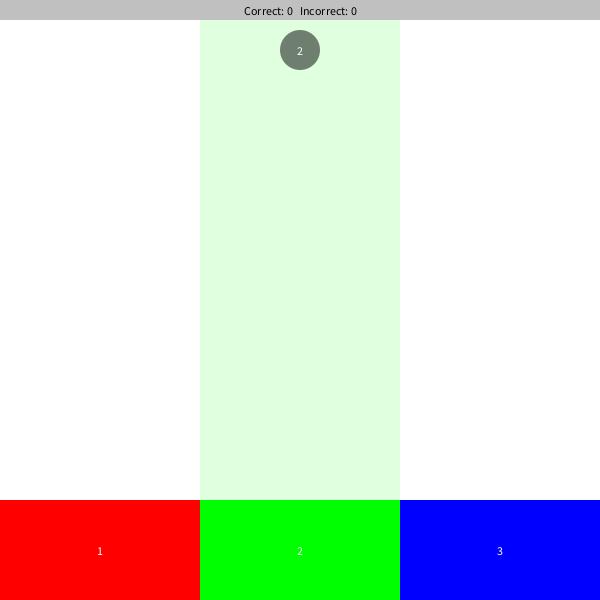
Frame 1 (no input)
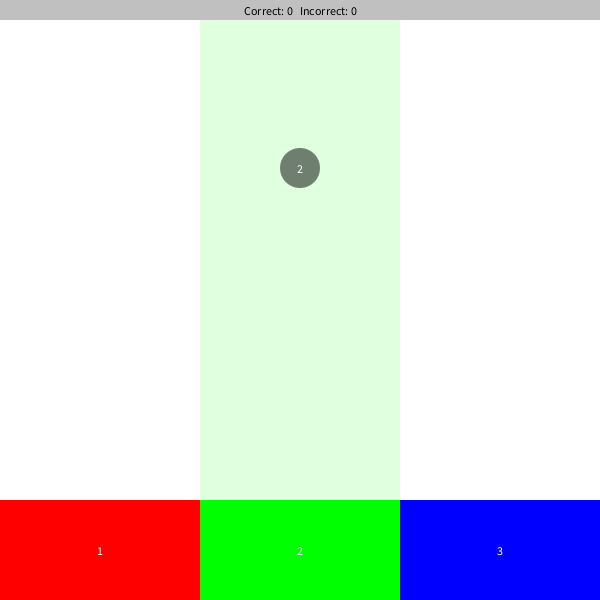
Frame 60 (the mouse pressed at the canvas centre just before this capture)
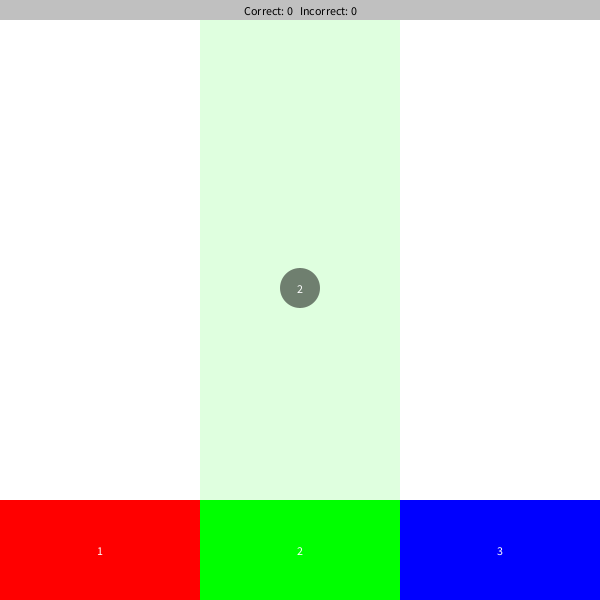
Frame 120 (the mouse held since frame 60 and released just before this capture)

The Processing sketch that drew these frames (run headless with seeded random() and noise(); from frame 60 on, the mouse is pressed at the canvas centre):

// Processing sketch: sorting
// ── sorting.pde
/*  
 sorting
 Game Building Blocks for Processing
 (c) 2013 Brad Tober [http://www.bradtober.com]
 Licensed under The MIT License
 */

int itemX, itemY;                                                  // x and y positions of the item to be sorted
int itemDim = 40;                                                  // size of the item to be sorted
int itemType;                                                      // a number that specifies which bin the current item should be placed in
int xInc = 10;                                                     // number of pixels to move the item horizontally using the arrow keys
int yInc = 2;                                                      // number of pixels to move the item vertically each frame
int numCorrect, numIncorrect;                                      // numbers of items sorted correctly and incorrectly
 
void setup() {
  size(600, 600);
  noStroke();
  textAlign(CENTER, CENTER);
  itemX = width/2;                                                 // set the initial x position of the item to be in the middle of the window
  itemY = 50;                                                      // set the initial y position of the item
  itemType = int(random(1, 4));                                    // determine the initial type of the item
}

void draw() {
  background(255);
  drawIndicators();                                                // run the code inside of the drawIndicators() function
  drawItem();                                                      // run the code inside of the drawItem() function
  drawBins();                                                      // run the code inside of the drawBins() function
  drawScores();                                                    // run the code inside of the drawScores() function
  itemY += yInc;                                                   // move the item down
  if (itemY - itemDim/2 > 500) {                                   // if the item is in one of the three bins...
    if (itemX > 0 && itemX <= 200 && itemType == 1) {              // if the item is in bin 1 and the item is type 1...
      numCorrect++;                                                // ...increase the correct score
    } else if (itemX > 200 && itemX <= 400 && itemType == 2) {     // if the item is in bin 2 and the item is type 2...
      numCorrect++;                                                // ...increase the correct score
    } else if (itemX > 400 && itemX <= width && itemType == 3) {   // if the item is in bin 3 and the item is type 3...
      numCorrect++;                                                // ...increase the correct score
    } else {                                                       // otherwise...
      numIncorrect++;                                              // ...increase the incorrect score
    }
    itemX = width/2;                                               // reset the x position of the new item to be in the middle of the window
    itemY = 50;                                                    // reset the y position of the new item
    itemType = int(random(1, 4));                                  // determine the type of the new item
  }  
}

void drawIndicators() {
  if (itemX > 0 && itemX <= 200) {                                 // if the item is in the left third of the window...
    fill(255, 0, 0, 32);
    rect(0, 0, 200, 600);                                          // draw a light red rectangle
  }  
  if (itemX > 200 && itemX <= 400) {                               // if the item is in the middle third of the window...
    fill(0, 255, 0, 32);
    rect(200, 0, 200, 600);                                        // draw a light green rectangle
  }
  if (itemX > 400 && itemX <= width) {                             // if the item is in the right third of the window...
    fill(0, 0, 255, 32);
    rect(400, 0, 200, 600);                                        // draw a light blue rectangle
  }    
}

void drawItem() {
  fill(0, 128);
  ellipse(itemX, itemY, itemDim, itemDim);                         // draw an ellipse for the item
  fill(255);
  text(str(itemType), itemX-itemDim/2, itemY - itemDim/2, itemDim, itemDim);    // draw text to identify the item type
}

void drawBins() {
  fill(255, 0, 0);
  rect(0, 500, 200, 100);                                          // draw a rectangle for bin 1
  fill(0, 255, 0);
  rect(200, 500, 200, 100);                                        // draw a rectangle for bin 2
  fill(0, 0, 255);
  rect(400, 500, 200, 100);                                        // draw a rectangle for bin 3
  fill(255);
  text("1", 0, 500, 200, 100);                                     // draw a text label for bin 1
  text("2", 200, 500, 200, 100);                                   // draw a text label for bin 2
  text("3", 400, 500, 200, 100);                                   // draw a text label for bin 3
}

void drawScores() {
  fill(192);
  rect(0, 0, width, 20);
  fill(0);
  text("Correct: " + numCorrect + "   Incorrect: " + numIncorrect, 0, 0, width, 20);    // draw text to display scores
}

void keyPressed() {
  if (key == CODED) {
    if (keyCode == LEFT) {                                         // if the left arrow is pressed...
      itemX -= xInc;                                               // ...move the item to the left
      if (itemX - itemDim/2 < 0) {                                 // if the item moves off the left side of the window...
        itemX += xInc;                                             // ...move it back to the previous position  
      }
    }
    if (keyCode == RIGHT) {                                        // if the right arrow is pressed...
      itemX += xInc;                                               // ...move the item to the right
      if (itemX + itemDim/2 > width) {                             // if the item moves off the right side of the window...
        itemX -= xInc;                                             // ...move it back to the previous position    
      }
    }   
  }  
}
